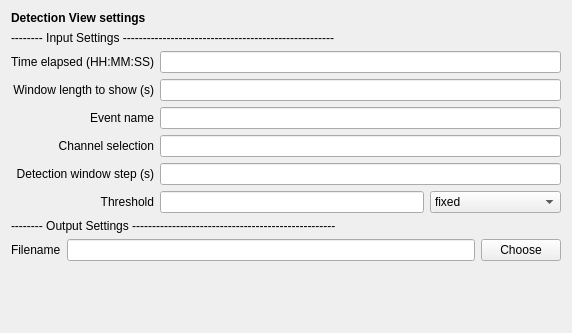
<?xml version="1.0" encoding="UTF-8"?>
<ui version="4.0">
 <class>DetectionViewSettingsView</class>
 <widget class="QWidget" name="DetectionViewSettingsView">
  <property name="geometry">
   <rect>
    <x>0</x>
    <y>0</y>
    <width>572</width>
    <height>333</height>
   </rect>
  </property>
  <property name="windowTitle">
   <string>Form</string>
  </property>
  <layout class="QGridLayout" name="gridLayout_2">
   <item row="0" column="0">
    <layout class="QVBoxLayout" name="verticalLayout_2">
     <item>
      <widget class="QLabel" name="Title_label">
       <property name="font">
        <font>
         <weight>75</weight>
         <bold>true</bold>
        </font>
       </property>
       <property name="layoutDirection">
        <enum>Qt::LeftToRight</enum>
       </property>
       <property name="text">
        <string>Detection View settings</string>
       </property>
       <property name="alignment">
        <set>Qt::AlignLeading|Qt::AlignLeft|Qt::AlignVCenter</set>
       </property>
      </widget>
     </item>
     <item>
      <layout class="QVBoxLayout" name="verticalLayout">
       <item>
        <widget class="QLabel" name="label_3">
         <property name="text">
          <string>-------- Input Settings -----------------------------------------------------</string>
         </property>
        </widget>
       </item>
       <item>
        <layout class="QGridLayout" name="gridLayout">
         <item row="0" column="0">
          <widget class="QLabel" name="time_label">
           <property name="layoutDirection">
            <enum>Qt::LeftToRight</enum>
           </property>
           <property name="text">
            <string>Time elapsed (HH:MM:SS)</string>
           </property>
           <property name="alignment">
            <set>Qt::AlignRight|Qt::AlignTrailing|Qt::AlignVCenter</set>
           </property>
          </widget>
         </item>
         <item row="0" column="1" colspan="2">
          <widget class="QLineEditLive" name="time_lineedit">
           <property name="toolTip">
            <string>Time elapsed since the beginning of the recording (ex. 01:10:5.5)</string>
           </property>
          </widget>
         </item>
         <item row="1" column="0">
          <widget class="QLabel" name="win_show_label">
           <property name="layoutDirection">
            <enum>Qt::LeftToRight</enum>
           </property>
           <property name="text">
            <string>Window length to show (s)</string>
           </property>
           <property name="alignment">
            <set>Qt::AlignRight|Qt::AlignTrailing|Qt::AlignVCenter</set>
           </property>
          </widget>
         </item>
         <item row="1" column="1" colspan="2">
          <widget class="QLineEditLive" name="win_show_lineedit">
           <property name="toolTip">
            <string>Window length to display in second.</string>
           </property>
           <property name="text">
            <string/>
           </property>
          </widget>
         </item>
         <item row="2" column="0">
          <widget class="QLabel" name="event_label">
           <property name="text">
            <string>Event name</string>
           </property>
           <property name="alignment">
            <set>Qt::AlignRight|Qt::AlignTrailing|Qt::AlignVCenter</set>
           </property>
          </widget>
         </item>
         <item row="2" column="1" colspan="2">
          <widget class="QLineEditLive" name="event_lineEdit"/>
         </item>
         <item row="3" column="0">
          <widget class="QLabel" name="chan_label">
           <property name="text">
            <string>Channel selection</string>
           </property>
           <property name="alignment">
            <set>Qt::AlignRight|Qt::AlignTrailing|Qt::AlignVCenter</set>
           </property>
          </widget>
         </item>
         <item row="3" column="1" colspan="2">
          <widget class="QLineEditLive" name="channel_lineedit">
           <property name="toolTip">
            <string>Single channel label to display (ex. EEG C3)</string>
           </property>
           <property name="text">
            <string/>
           </property>
          </widget>
         </item>
         <item row="4" column="0">
          <widget class="QLabel" name="windet_step_label">
           <property name="toolTip">
            <string>Window step in second used to detect events.</string>
           </property>
           <property name="layoutDirection">
            <enum>Qt::LeftToRight</enum>
           </property>
           <property name="text">
            <string>Detection window step (s)</string>
           </property>
           <property name="alignment">
            <set>Qt::AlignRight|Qt::AlignTrailing|Qt::AlignVCenter</set>
           </property>
          </widget>
         </item>
         <item row="4" column="1" colspan="2">
          <widget class="QLineEditLive" name="windet_step_lineedit">
           <property name="text">
            <string/>
           </property>
          </widget>
         </item>
         <item row="5" column="0">
          <widget class="QLabel" name="thresh_label">
           <property name="layoutDirection">
            <enum>Qt::LeftToRight</enum>
           </property>
           <property name="text">
            <string>Threshold</string>
           </property>
           <property name="alignment">
            <set>Qt::AlignRight|Qt::AlignTrailing|Qt::AlignVCenter</set>
           </property>
          </widget>
         </item>
         <item row="5" column="1">
          <widget class="QLineEditLive" name="thresh_lineedit">
           <property name="toolTip">
            <string>Threshold used to detect events.</string>
           </property>
           <property name="text">
            <string/>
           </property>
          </widget>
         </item>
         <item row="5" column="2">
          <widget class="QComboBoxLive" name="threshUnit_comboBox">
           <property name="toolTip">
            <string>Select threshold unit : fixed (as µV²), x times the baseline median or x times the baseline standard deviation.</string>
           </property>
           <item>
            <property name="text">
             <string>fixed</string>
            </property>
           </item>
           <item>
            <property name="text">
             <string>x BSL median</string>
            </property>
           </item>
           <item>
            <property name="text">
             <string>x BSL STD</string>
            </property>
           </item>
           <item>
            <property name="text">
             <string>x BSL STD (log10)</string>
            </property>
           </item>
          </widget>
         </item>
        </layout>
       </item>
       <item>
        <layout class="QVBoxLayout" name="verticalLayout_3">
         <item>
          <widget class="QLabel" name="label_2">
           <property name="text">
            <string>-------- Output Settings ---------------------------------------------------</string>
           </property>
          </widget>
         </item>
         <item>
          <layout class="QHBoxLayout" name="horizontalLayout_2">
           <item>
            <widget class="QLabel" name="label">
             <property name="text">
              <string>Filename</string>
             </property>
            </widget>
           </item>
           <item>
            <widget class="QLineEditLive" name="filename_lineedit">
             <property name="toolTip">
              <string>Python filename to save the detection information and signal to display.</string>
             </property>
             <property name="text">
              <string/>
             </property>
            </widget>
           </item>
           <item>
            <widget class="QPushButton" name="ChooseBut">
             <property name="toolTip">
              <string>Browse the filename to save.</string>
             </property>
             <property name="text">
              <string>Choose</string>
             </property>
            </widget>
           </item>
          </layout>
         </item>
        </layout>
       </item>
      </layout>
     </item>
     <item>
      <spacer name="verticalSpacer">
       <property name="orientation">
        <enum>Qt::Vertical</enum>
       </property>
       <property name="sizeHint" stdset="0">
        <size>
         <width>20</width>
         <height>40</height>
        </size>
       </property>
      </spacer>
     </item>
    </layout>
   </item>
  </layout>
 </widget>
 <customwidgets>
  <customwidget>
   <class>QLineEditLive</class>
   <extends>QLineEdit</extends>
   <header>widgets.QLineEditLive</header>
  </customwidget>
  <customwidget>
   <class>QComboBoxLive</class>
   <extends>QComboBox</extends>
   <header>widgets.QComboBoxLive</header>
  </customwidget>
 </customwidgets>
 <resources/>
 <connections>
  <connection>
   <sender>ChooseBut</sender>
   <signal>clicked()</signal>
   <receiver>DetectionViewSettingsView</receiver>
   <slot>on_choose()</slot>
   <hints>
    <hint type="sourcelabel">
     <x>265</x>
     <y>220</y>
    </hint>
    <hint type="destinationlabel">
     <x>345</x>
     <y>191</y>
    </hint>
   </hints>
  </connection>
 </connections>
 <slots>
  <slot>on_choose()</slot>
  <slot>on_input_format_changed()</slot>
 </slots>
</ui>
